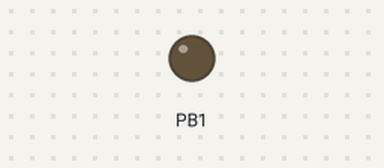
Bench run of a sketch on a simulated ATtiny85, built with avr-gcc and run on an emulated ATtiny85. On the bench: output pins drawn as LEDs (lit = HIGH).

Above: at 1.5 s.
At 4.4 s:
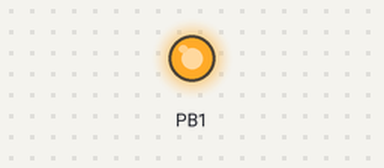
Timing chart, 0 to 6.8 s (numbered marks = the images above):
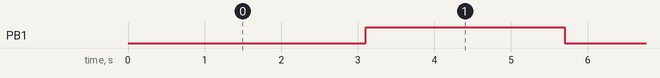

The sketch:

blink_bare_reg.ino
```cpp
int swCount = 0;

ISR(TIMER1_COMPA_vect){
  if(swCount > 4){ // co0unt 1 to 5
    PORTB ^= 1<<1;
    swCount = 0;
  }
  swCount++;
}


void setup() {
  // set gpio 1 output
  DDRB = 1 << 1; // pin 1 output

  // configure timer 1
  TCCR1 |= 1 << 7; // reset on OCR1C compare
  TCCR1 |= 0b1111 << 0; // prescaler CK/16384
  // write to both ORC1A and ORC1B to capture compare and reset timer
  int timerCounts = 253;// theory: 16.5 MHz / PSC / COUNTS = 3.98 Hz
  OCR1A = timerCounts;
  OCR1C = timerCounts;
  TIMSK |= 1 << 6;// timer interrupt mask register

  // configure pin interrupt

  // enable interrupts
  sei();

}

void loop() {
  //PORTB ^= 1<<1;
}
```

Measured:
- by itself, PB1: alternates HIGH for 2.6 s and LOW for 2.6 s
